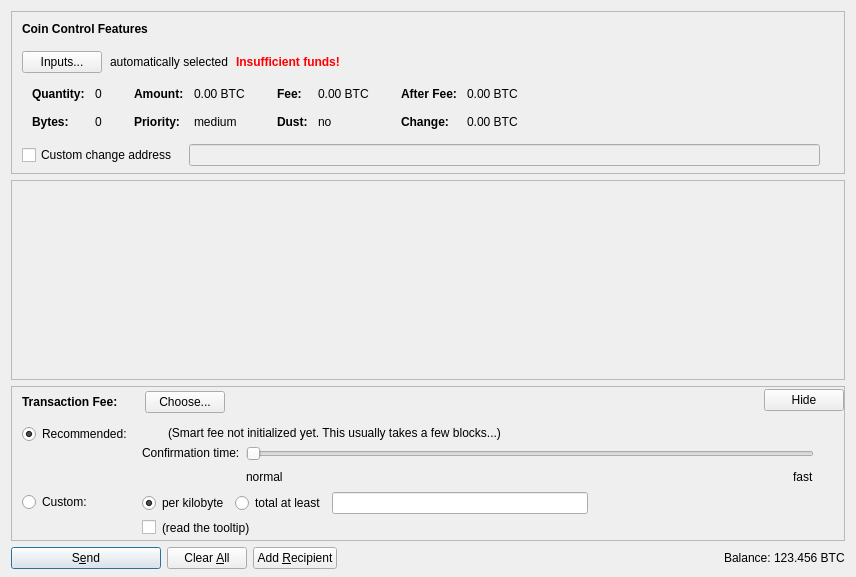
<?xml version="1.0" encoding="UTF-8"?>
<ui version="4.0">
 <class>SendCoinsDialog</class>
 <widget class="QDialog" name="SendCoinsDialog">
  <property name="geometry">
   <rect>
    <x>0</x>
    <y>0</y>
    <width>856</width>
    <height>577</height>
   </rect>
  </property>
  <property name="windowTitle">
   <string>Send Coins</string>
  </property>
  <layout class="QVBoxLayout" name="verticalLayout" stretch="0,1,0,0">
   <property name="bottomMargin">
    <number>8</number>
   </property>
   <item>
    <widget class="QFrame" name="frameCoinControl">
     <property name="sizePolicy">
      <sizepolicy hsizetype="Expanding" vsizetype="Expanding">
       <horstretch>0</horstretch>
       <verstretch>0</verstretch>
      </sizepolicy>
     </property>
     <property name="maximumSize">
      <size>
       <width>16777215</width>
       <height>16777215</height>
      </size>
     </property>
     <property name="frameShape">
      <enum>QFrame::StyledPanel</enum>
     </property>
     <property name="frameShadow">
      <enum>QFrame::Sunken</enum>
     </property>
     <layout class="QVBoxLayout" name="verticalLayoutCoinControl2">
      <property name="spacing">
       <number>0</number>
      </property>
      <property name="leftMargin">
       <number>0</number>
      </property>
      <property name="topMargin">
       <number>0</number>
      </property>
      <property name="rightMargin">
       <number>0</number>
      </property>
      <property name="bottomMargin">
       <number>6</number>
      </property>
      <item>
       <layout class="QVBoxLayout" name="verticalLayoutCoinControl" stretch="0,0,0,0,1">
        <property name="spacing">
         <number>0</number>
        </property>
        <property name="leftMargin">
         <number>10</number>
        </property>
        <property name="topMargin">
         <number>10</number>
        </property>
        <item>
         <layout class="QHBoxLayout" name="horizontalLayoutCoinControl1">
          <property name="bottomMargin">
           <number>15</number>
          </property>
          <item>
           <widget class="QLabel" name="labelCoinControlFeatures">
            <property name="sizePolicy">
             <sizepolicy hsizetype="Preferred" vsizetype="Maximum">
              <horstretch>0</horstretch>
              <verstretch>0</verstretch>
             </sizepolicy>
            </property>
            <property name="font">
             <font>
              <weight>75</weight>
              <bold>true</bold>
             </font>
            </property>
            <property name="styleSheet">
             <string notr="true">font-weight:bold;</string>
            </property>
            <property name="text">
             <string>Coin Control Features</string>
            </property>
           </widget>
          </item>
         </layout>
        </item>
        <item>
         <layout class="QHBoxLayout" name="horizontalLayoutCoinControl2" stretch="0,0,0,0">
          <property name="spacing">
           <number>8</number>
          </property>
          <property name="bottomMargin">
           <number>10</number>
          </property>
          <item>
           <widget class="QPushButton" name="pushButtonCoinControl">
            <property name="styleSheet">
             <string notr="true"/>
            </property>
            <property name="text">
             <string>Inputs...</string>
            </property>
            <property name="autoDefault">
             <bool>false</bool>
            </property>
           </widget>
          </item>
          <item>
           <widget class="QLabel" name="labelCoinControlAutomaticallySelected">
            <property name="text">
             <string>automatically selected</string>
            </property>
            <property name="margin">
             <number>5</number>
            </property>
           </widget>
          </item>
          <item>
           <widget class="QLabel" name="labelCoinControlInsuffFunds">
            <property name="font">
             <font>
              <weight>75</weight>
              <bold>true</bold>
             </font>
            </property>
            <property name="styleSheet">
             <string notr="true">color:red;font-weight:bold;</string>
            </property>
            <property name="text">
             <string>Insufficient funds!</string>
            </property>
            <property name="margin">
             <number>5</number>
            </property>
           </widget>
          </item>
          <item>
           <spacer name="horizontalSpacerCoinControl">
            <property name="orientation">
             <enum>Qt::Horizontal</enum>
            </property>
            <property name="sizeHint" stdset="0">
             <size>
              <width>40</width>
              <height>1</height>
             </size>
            </property>
           </spacer>
          </item>
         </layout>
        </item>
        <item>
         <widget class="QWidget" name="widgetCoinControl" native="true">
          <property name="sizePolicy">
           <sizepolicy hsizetype="Preferred" vsizetype="Preferred">
            <horstretch>0</horstretch>
            <verstretch>0</verstretch>
           </sizepolicy>
          </property>
          <property name="minimumSize">
           <size>
            <width>0</width>
            <height>0</height>
           </size>
          </property>
          <property name="styleSheet">
           <string notr="true"/>
          </property>
          <layout class="QHBoxLayout" name="horizontalLayoutCoinControl5">
           <property name="margin">
            <number>0</number>
           </property>
           <item>
            <layout class="QHBoxLayout" name="horizontalLayoutCoinControl3" stretch="0,0,0,1">
             <property name="spacing">
              <number>20</number>
             </property>
             <property name="topMargin">
              <number>0</number>
             </property>
             <property name="bottomMargin">
              <number>10</number>
             </property>
             <item>
              <layout class="QFormLayout" name="formLayoutCoinControl1">
               <property name="horizontalSpacing">
                <number>10</number>
               </property>
               <property name="verticalSpacing">
                <number>14</number>
               </property>
               <property name="leftMargin">
                <number>10</number>
               </property>
               <property name="topMargin">
                <number>4</number>
               </property>
               <property name="rightMargin">
                <number>6</number>
               </property>
               <item row="0" column="0">
                <widget class="QLabel" name="labelCoinControlQuantityText">
                 <property name="font">
                  <font>
                   <weight>75</weight>
                   <bold>true</bold>
                  </font>
                 </property>
                 <property name="text">
                  <string>Quantity:</string>
                 </property>
                 <property name="margin">
                  <number>0</number>
                 </property>
                </widget>
               </item>
               <item row="0" column="1">
                <widget class="QLabel" name="labelCoinControlQuantity">
                 <property name="cursor">
                  <cursorShape>IBeamCursor</cursorShape>
                 </property>
                 <property name="contextMenuPolicy">
                  <enum>Qt::ActionsContextMenu</enum>
                 </property>
                 <property name="text">
                  <string notr="true">0</string>
                 </property>
                 <property name="margin">
                  <number>0</number>
                 </property>
                 <property name="textInteractionFlags">
                  <set>Qt::LinksAccessibleByMouse|Qt::TextSelectableByKeyboard|Qt::TextSelectableByMouse</set>
                 </property>
                </widget>
               </item>
               <item row="1" column="0">
                <widget class="QLabel" name="labelCoinControlBytesText">
                 <property name="font">
                  <font>
                   <weight>75</weight>
                   <bold>true</bold>
                  </font>
                 </property>
                 <property name="text">
                  <string>Bytes:</string>
                 </property>
                </widget>
               </item>
               <item row="1" column="1">
                <widget class="QLabel" name="labelCoinControlBytes">
                 <property name="cursor">
                  <cursorShape>IBeamCursor</cursorShape>
                 </property>
                 <property name="contextMenuPolicy">
                  <enum>Qt::ActionsContextMenu</enum>
                 </property>
                 <property name="text">
                  <string notr="true">0</string>
                 </property>
                 <property name="textInteractionFlags">
                  <set>Qt::LinksAccessibleByMouse|Qt::TextSelectableByKeyboard|Qt::TextSelectableByMouse</set>
                 </property>
                </widget>
               </item>
              </layout>
             </item>
             <item>
              <layout class="QFormLayout" name="formLayoutCoinControl2">
               <property name="horizontalSpacing">
                <number>10</number>
               </property>
               <property name="verticalSpacing">
                <number>14</number>
               </property>
               <property name="leftMargin">
                <number>6</number>
               </property>
               <property name="topMargin">
                <number>4</number>
               </property>
               <property name="rightMargin">
                <number>6</number>
               </property>
               <item row="0" column="0">
                <widget class="QLabel" name="labelCoinControlAmountText">
                 <property name="font">
                  <font>
                   <weight>75</weight>
                   <bold>true</bold>
                  </font>
                 </property>
                 <property name="text">
                  <string>Amount:</string>
                 </property>
                 <property name="margin">
                  <number>0</number>
                 </property>
                </widget>
               </item>
               <item row="0" column="1">
                <widget class="QLabel" name="labelCoinControlAmount">
                 <property name="cursor">
                  <cursorShape>IBeamCursor</cursorShape>
                 </property>
                 <property name="contextMenuPolicy">
                  <enum>Qt::ActionsContextMenu</enum>
                 </property>
                 <property name="text">
                  <string notr="true">0.00 BTC</string>
                 </property>
                 <property name="textInteractionFlags">
                  <set>Qt::LinksAccessibleByMouse|Qt::TextSelectableByKeyboard|Qt::TextSelectableByMouse</set>
                 </property>
                </widget>
               </item>
               <item row="1" column="0">
                <widget class="QLabel" name="labelCoinControlPriorityText">
                 <property name="font">
                  <font>
                   <weight>75</weight>
                   <bold>true</bold>
                  </font>
                 </property>
                 <property name="text">
                  <string>Priority:</string>
                 </property>
                </widget>
               </item>
               <item row="1" column="1">
                <widget class="QLabel" name="labelCoinControlPriority">
                 <property name="cursor">
                  <cursorShape>IBeamCursor</cursorShape>
                 </property>
                 <property name="contextMenuPolicy">
                  <enum>Qt::ActionsContextMenu</enum>
                 </property>
                 <property name="text">
                  <string notr="true">medium</string>
                 </property>
                 <property name="textInteractionFlags">
                  <set>Qt::LinksAccessibleByMouse|Qt::TextSelectableByKeyboard|Qt::TextSelectableByMouse</set>
                 </property>
                </widget>
               </item>
              </layout>
             </item>
             <item>
              <layout class="QFormLayout" name="formLayoutCoinControl3">
               <property name="horizontalSpacing">
                <number>10</number>
               </property>
               <property name="verticalSpacing">
                <number>14</number>
               </property>
               <property name="leftMargin">
                <number>6</number>
               </property>
               <property name="topMargin">
                <number>4</number>
               </property>
               <property name="rightMargin">
                <number>6</number>
               </property>
               <item row="0" column="0">
                <widget class="QLabel" name="labelCoinControlFeeText">
                 <property name="font">
                  <font>
                   <weight>75</weight>
                   <bold>true</bold>
                  </font>
                 </property>
                 <property name="text">
                  <string>Fee:</string>
                 </property>
                 <property name="margin">
                  <number>0</number>
                 </property>
                </widget>
               </item>
               <item row="0" column="1">
                <widget class="QLabel" name="labelCoinControlFee">
                 <property name="cursor">
                  <cursorShape>IBeamCursor</cursorShape>
                 </property>
                 <property name="contextMenuPolicy">
                  <enum>Qt::ActionsContextMenu</enum>
                 </property>
                 <property name="text">
                  <string notr="true">0.00 BTC</string>
                 </property>
                 <property name="textInteractionFlags">
                  <set>Qt::LinksAccessibleByMouse|Qt::TextSelectableByKeyboard|Qt::TextSelectableByMouse</set>
                 </property>
                </widget>
               </item>
               <item row="1" column="0">
                <widget class="QLabel" name="labelCoinControlLowOutputText">
                 <property name="font">
                  <font>
                   <weight>75</weight>
                   <bold>true</bold>
                  </font>
                 </property>
                 <property name="text">
                  <string>Dust:</string>
                 </property>
                </widget>
               </item>
               <item row="1" column="1">
                <widget class="QLabel" name="labelCoinControlLowOutput">
                 <property name="cursor">
                  <cursorShape>IBeamCursor</cursorShape>
                 </property>
                 <property name="contextMenuPolicy">
                  <enum>Qt::ActionsContextMenu</enum>
                 </property>
                 <property name="text">
                  <string notr="true">no</string>
                 </property>
                 <property name="textInteractionFlags">
                  <set>Qt::LinksAccessibleByMouse|Qt::TextSelectableByKeyboard|Qt::TextSelectableByMouse</set>
                 </property>
                </widget>
               </item>
              </layout>
             </item>
             <item>
              <layout class="QFormLayout" name="formLayoutCoinControl4">
               <property name="horizontalSpacing">
                <number>10</number>
               </property>
               <property name="verticalSpacing">
                <number>14</number>
               </property>
               <property name="leftMargin">
                <number>6</number>
               </property>
               <property name="topMargin">
                <number>4</number>
               </property>
               <property name="rightMargin">
                <number>6</number>
               </property>
               <item row="0" column="0">
                <widget class="QLabel" name="labelCoinControlAfterFeeText">
                 <property name="font">
                  <font>
                   <weight>75</weight>
                   <bold>true</bold>
                  </font>
                 </property>
                 <property name="text">
                  <string>After Fee:</string>
                 </property>
                 <property name="margin">
                  <number>0</number>
                 </property>
                </widget>
               </item>
               <item row="0" column="1">
                <widget class="QLabel" name="labelCoinControlAfterFee">
                 <property name="cursor">
                  <cursorShape>IBeamCursor</cursorShape>
                 </property>
                 <property name="contextMenuPolicy">
                  <enum>Qt::ActionsContextMenu</enum>
                 </property>
                 <property name="text">
                  <string notr="true">0.00 BTC</string>
                 </property>
                 <property name="textInteractionFlags">
                  <set>Qt::LinksAccessibleByMouse|Qt::TextSelectableByKeyboard|Qt::TextSelectableByMouse</set>
                 </property>
                </widget>
               </item>
               <item row="1" column="0">
                <widget class="QLabel" name="labelCoinControlChangeText">
                 <property name="font">
                  <font>
                   <weight>75</weight>
                   <bold>true</bold>
                  </font>
                 </property>
                 <property name="text">
                  <string>Change:</string>
                 </property>
                </widget>
               </item>
               <item row="1" column="1">
                <widget class="QLabel" name="labelCoinControlChange">
                 <property name="cursor">
                  <cursorShape>IBeamCursor</cursorShape>
                 </property>
                 <property name="contextMenuPolicy">
                  <enum>Qt::ActionsContextMenu</enum>
                 </property>
                 <property name="text">
                  <string notr="true">0.00 BTC</string>
                 </property>
                 <property name="textInteractionFlags">
                  <set>Qt::LinksAccessibleByMouse|Qt::TextSelectableByKeyboard|Qt::TextSelectableByMouse</set>
                 </property>
                </widget>
               </item>
              </layout>
             </item>
            </layout>
           </item>
          </layout>
         </widget>
        </item>
        <item>
         <layout class="QHBoxLayout" name="horizontalLayoutCoinControl4" stretch="0,0,0">
          <property name="spacing">
           <number>12</number>
          </property>
          <property name="sizeConstraint">
           <enum>QLayout::SetDefaultConstraint</enum>
          </property>
          <property name="topMargin">
           <number>5</number>
          </property>
          <property name="rightMargin">
           <number>5</number>
          </property>
          <item>
           <widget class="QCheckBox" name="checkBoxCoinControlChange">
            <property name="toolTip">
             <string>If this is activated, but the change address is empty or invalid, change will be sent to a newly generated address.</string>
            </property>
            <property name="text">
             <string>Custom change address</string>
            </property>
           </widget>
          </item>
          <item>
           <widget class="QValidatedLineEdit" name="lineEditCoinControlChange">
            <property name="enabled">
             <bool>false</bool>
            </property>
            <property name="sizePolicy">
             <sizepolicy hsizetype="Expanding" vsizetype="Fixed">
              <horstretch>0</horstretch>
              <verstretch>0</verstretch>
             </sizepolicy>
            </property>
           </widget>
          </item>
          <item>
           <widget class="QLabel" name="labelCoinControlChangeLabel">
            <property name="sizePolicy">
             <sizepolicy hsizetype="Preferred" vsizetype="Expanding">
              <horstretch>0</horstretch>
              <verstretch>0</verstretch>
             </sizepolicy>
            </property>
            <property name="minimumSize">
             <size>
              <width>0</width>
              <height>0</height>
             </size>
            </property>
            <property name="text">
             <string/>
            </property>
            <property name="margin">
             <number>3</number>
            </property>
           </widget>
          </item>
         </layout>
        </item>
        <item>
         <spacer name="verticalSpacerCoinControl">
          <property name="orientation">
           <enum>Qt::Vertical</enum>
          </property>
          <property name="sizeHint" stdset="0">
           <size>
            <width>800</width>
            <height>1</height>
           </size>
          </property>
         </spacer>
        </item>
       </layout>
      </item>
     </layout>
    </widget>
   </item>
   <item>
    <widget class="QScrollArea" name="scrollArea">
     <property name="widgetResizable">
      <bool>true</bool>
     </property>
     <widget class="QWidget" name="scrollAreaWidgetContents">
      <property name="geometry">
       <rect>
        <x>0</x>
        <y>0</y>
        <width>840</width>
        <height>70</height>
       </rect>
      </property>
      <layout class="QVBoxLayout" name="verticalLayout_2" stretch="0">
       <property name="margin">
        <number>0</number>
       </property>
       <item>
        <layout class="QVBoxLayout" name="entries">
         <property name="spacing">
          <number>0</number>
         </property>
        </layout>
       </item>
      </layout>
     </widget>
    </widget>
   </item>
   <item>
    <widget class="QFrame" name="frameFee">
     <property name="sizePolicy">
      <sizepolicy hsizetype="Expanding" vsizetype="Expanding">
       <horstretch>0</horstretch>
       <verstretch>0</verstretch>
      </sizepolicy>
     </property>
     <property name="maximumSize">
      <size>
       <width>16777215</width>
       <height>16777215</height>
      </size>
     </property>
     <property name="frameShape">
      <enum>QFrame::StyledPanel</enum>
     </property>
     <property name="frameShadow">
      <enum>QFrame::Sunken</enum>
     </property>
     <layout class="QVBoxLayout" name="verticalLayoutFee1">
      <property name="spacing">
       <number>0</number>
      </property>
      <property name="margin">
       <number>0</number>
      </property>
      <item>
       <layout class="QVBoxLayout" name="verticalLayoutFee2" stretch="0,0,0">
        <property name="spacing">
         <number>0</number>
        </property>
        <property name="leftMargin">
         <number>10</number>
        </property>
        <property name="topMargin">
         <number>0</number>
        </property>
        <item>
         <layout class="QHBoxLayout" name="horizontalLayoutFee1">
          <property name="bottomMargin">
           <number>0</number>
          </property>
          <item>
           <layout class="QVBoxLayout" name="verticalLayoutFee7">
            <property name="spacing">
             <number>0</number>
            </property>
            <item>
             <spacer name="verticalSpacerSmartFee">
              <property name="orientation">
               <enum>Qt::Vertical</enum>
              </property>
              <property name="sizeType">
               <enum>QSizePolicy::Fixed</enum>
              </property>
              <property name="sizeHint" stdset="0">
               <size>
                <width>1</width>
                <height>4</height>
               </size>
              </property>
             </spacer>
            </item>
            <item>
             <layout class="QHBoxLayout" name="horizontalLayoutSmartFee">
              <property name="spacing">
               <number>10</number>
              </property>
              <item>
               <widget class="QLabel" name="labelFeeHeadline">
                <property name="sizePolicy">
                 <sizepolicy hsizetype="Preferred" vsizetype="Maximum">
                  <horstretch>0</horstretch>
                  <verstretch>0</verstretch>
                 </sizepolicy>
                </property>
                <property name="font">
                 <font>
                  <weight>75</weight>
                  <bold>true</bold>
                 </font>
                </property>
                <property name="styleSheet">
                 <string notr="true">font-weight:bold;</string>
                </property>
                <property name="text">
                 <string>Transaction Fee:</string>
                </property>
               </widget>
              </item>
              <item>
               <widget class="QLabel" name="labelFeeMinimized">
                <property name="text">
                 <string/>
                </property>
               </widget>
              </item>
              <item>
               <widget class="QPushButton" name="buttonChooseFee">
                <property name="text">
                 <string>Choose...</string>
                </property>
               </widget>
              </item>
             </layout>
            </item>
            <item>
             <spacer name="verticalSpacer_5">
              <property name="orientation">
               <enum>Qt::Vertical</enum>
              </property>
              <property name="sizeHint" stdset="0">
               <size>
                <width>1</width>
                <height>1</height>
               </size>
              </property>
             </spacer>
            </item>
           </layout>
          </item>
          <item>
           <spacer name="horizontalSpacer_4">
            <property name="orientation">
             <enum>Qt::Horizontal</enum>
            </property>
            <property name="sizeHint" stdset="0">
             <size>
              <width>40</width>
              <height>20</height>
             </size>
            </property>
           </spacer>
          </item>
          <item>
           <widget class="QPushButton" name="buttonMinimizeFee">
            <property name="toolTip">
             <string>collapse fee-settings</string>
            </property>
            <property name="text">
             <string>Hide</string>
            </property>
           </widget>
          </item>
         </layout>
        </item>
        <item>
         <widget class="QFrame" name="frameFeeSelection">
          <layout class="QVBoxLayout" name="verticalLayoutFee12">
           <property name="spacing">
            <number>0</number>
           </property>
           <property name="margin">
            <number>0</number>
           </property>
           <item>
            <layout class="QGridLayout" name="gridLayoutFee">
             <property name="topMargin">
              <number>10</number>
             </property>
             <property name="bottomMargin">
              <number>4</number>
             </property>
             <property name="horizontalSpacing">
              <number>10</number>
             </property>
             <property name="verticalSpacing">
              <number>4</number>
             </property>
             <item row="1" column="1">
              <layout class="QVBoxLayout" name="verticalLayoutFee8">
               <property name="spacing">
                <number>6</number>
               </property>
               <item>
                <layout class="QHBoxLayout" name="horizontalLayoutFee13">
                 <item>
                  <widget class="QRadioButton" name="radioCustomPerKilobyte">
                   <property name="toolTip">
                    <string>If the custom fee is set to 1000 satoshis and the transaction is only 250 bytes, then &quot;per kilobyte&quot; only pays 250 satoshis in fee, while &quot;total at least&quot; pays 1000 satoshis. For transactions bigger than a kilobyte both pay by kilobyte.</string>
                   </property>
                   <property name="text">
                    <string>per kilobyte</string>
                   </property>
                   <property name="checked">
                    <bool>true</bool>
                   </property>
                   <attribute name="buttonGroup">
                    <string notr="true">groupCustomFee</string>
                   </attribute>
                  </widget>
                 </item>
                 <item>
                  <widget class="QRadioButton" name="radioCustomAtLeast">
                   <property name="toolTip">
                    <string>If the custom fee is set to 1000 satoshis and the transaction is only 250 bytes, then &quot;per kilobyte&quot; only pays 250 satoshis in fee, while &quot;total at least&quot; pays 1000 satoshis. For transactions bigger than a kilobyte both pay by kilobyte.</string>
                   </property>
                   <property name="text">
                    <string>total at least</string>
                   </property>
                   <attribute name="buttonGroup">
                    <string notr="true">groupCustomFee</string>
                   </attribute>
                  </widget>
                 </item>
                 <item>
                  <widget class="BitcoinAmountField" name="customFee"/>
                 </item>
                 <item>
                  <spacer name="horizontalSpacer_6">
                   <property name="orientation">
                    <enum>Qt::Horizontal</enum>
                   </property>
                   <property name="sizeHint" stdset="0">
                    <size>
                     <width>1</width>
                     <height>1</height>
                    </size>
                   </property>
                  </spacer>
                 </item>
                </layout>
               </item>
               <item>
                <layout class="QHBoxLayout" name="horizontalLayoutFee8">
                 <item>
                  <widget class="QCheckBox" name="checkBoxMinimumFee">
                   <property name="toolTip">
                    <string>Paying only the minimum fee is just fine as long as there is less transaction volume than space in the blocks. But be aware that this can end up in a never confirming transaction once there is more demand for bitcoin transactions than the network can process.</string>
                   </property>
                   <property name="text">
                    <string/>
                   </property>
                  </widget>
                 </item>
                 <item>
                  <widget class="QLabel" name="labelMinFeeWarning">
                   <property name="enabled">
                    <bool>true</bool>
                   </property>
                   <property name="toolTip">
                    <string>Paying only the minimum fee is just fine as long as there is less transaction volume than space in the blocks. But be aware that this can end up in a never confirming transaction once there is more demand for bitcoin transactions than the network can process.</string>
                   </property>
                   <property name="text">
                    <string>(read the tooltip)</string>
                   </property>
                   <property name="margin">
                    <number>5</number>
                   </property>
                  </widget>
                 </item>
                 <item>
                  <spacer name="horizontalSpacer_2">
                   <property name="orientation">
                    <enum>Qt::Horizontal</enum>
                   </property>
                   <property name="sizeHint" stdset="0">
                    <size>
                     <width>1</width>
                     <height>1</height>
                    </size>
                   </property>
                  </spacer>
                 </item>
                </layout>
               </item>
              </layout>
             </item>
             <item row="0" column="0">
              <layout class="QVBoxLayout" name="verticalLayoutFee4" stretch="0,1">
               <item>
                <widget class="QRadioButton" name="radioSmartFee">
                 <property name="text">
                  <string>Recommended:</string>
                 </property>
                 <property name="checked">
                  <bool>true</bool>
                 </property>
                 <attribute name="buttonGroup">
                  <string notr="true">groupFee</string>
                 </attribute>
                </widget>
               </item>
               <item>
                <spacer name="verticalSpacer_2">
                 <property name="orientation">
                  <enum>Qt::Vertical</enum>
                 </property>
                 <property name="sizeHint" stdset="0">
                  <size>
                   <width>1</width>
                   <height>1</height>
                  </size>
                 </property>
                </spacer>
               </item>
              </layout>
             </item>
             <item row="1" column="0">
              <layout class="QVBoxLayout" name="verticalLayoutFee9" stretch="0,1">
               <item>
                <widget class="QRadioButton" name="radioCustomFee">
                 <property name="text">
                  <string>Custom:</string>
                 </property>
                 <attribute name="buttonGroup">
                  <string notr="true">groupFee</string>
                 </attribute>
                </widget>
               </item>
               <item>
                <spacer name="verticalSpacer_6">
                 <property name="orientation">
                  <enum>Qt::Vertical</enum>
                 </property>
                 <property name="sizeHint" stdset="0">
                  <size>
                   <width>1</width>
                   <height>1</height>
                  </size>
                 </property>
                </spacer>
               </item>
              </layout>
             </item>
             <item row="0" column="1">
              <layout class="QVBoxLayout" name="verticalLayoutFee3" stretch="0,0,1">
               <property name="spacing">
                <number>6</number>
               </property>
               <property name="topMargin">
                <number>2</number>
               </property>
               <item>
                <layout class="QHBoxLayout" name="horizontalLayoutFee12">
                 <item>
                  <widget class="QLabel" name="labelSmartFee">
                   <property name="text">
                    <string/>
                   </property>
                   <property name="margin">
                    <number>2</number>
                   </property>
                  </widget>
                 </item>
                 <item>
                  <widget class="QLabel" name="labelFeeEstimation">
                   <property name="text">
                    <string/>
                   </property>
                  </widget>
                 </item>
                 <item>
                  <widget class="QLabel" name="labelSmartFee2">
                   <property name="text">
                    <string>(Smart fee not initialized yet. This usually takes a few blocks...)</string>
                   </property>
                   <property name="margin">
                    <number>2</number>
                   </property>
                  </widget>
                 </item>
                 <item>
                  <spacer name="horizontalSpacer_5">
                   <property name="orientation">
                    <enum>Qt::Horizontal</enum>
                   </property>
                   <property name="sizeHint" stdset="0">
                    <size>
                     <width>1</width>
                     <height>1</height>
                    </size>
                   </property>
                  </spacer>
                 </item>
                </layout>
               </item>
               <item>
                <layout class="QHBoxLayout" name="horizontalLayoutFee9">
                 <item>
                  <layout class="QVBoxLayout" name="verticalLayoutFee6">
                   <item>
                    <widget class="QLabel" name="labelSmartFee3">
                     <property name="text">
                      <string>Confirmation time:</string>
                     </property>
                     <property name="margin">
                      <number>2</number>
                     </property>
                    </widget>
                   </item>
                   <item>
                    <spacer name="verticalSpacer_3">
                     <property name="orientation">
                      <enum>Qt::Vertical</enum>
                     </property>
                     <property name="sizeHint" stdset="0">
                      <size>
                       <width>1</width>
                       <height>1</height>
                      </size>
                     </property>
                    </spacer>
                   </item>
                  </layout>
                 </item>
                 <item>
                  <layout class="QVBoxLayout" name="verticalLayoutFee5">
                   <property name="rightMargin">
                    <number>30</number>
                   </property>
                   <item>
                    <widget class="QSlider" name="sliderSmartFee">
                     <property name="minimum">
                      <number>0</number>
                     </property>
                     <property name="maximum">
                      <number>24</number>
                     </property>
                     <property name="pageStep">
                      <number>1</number>
                     </property>
                     <property name="value">
                      <number>0</number>
                     </property>
                     <property name="orientation">
                      <enum>Qt::Horizontal</enum>
                     </property>
                     <property name="invertedAppearance">
                      <bool>false</bool>
                     </property>
                     <property name="invertedControls">
                      <bool>false</bool>
                     </property>
                     <property name="tickPosition">
                      <enum>QSlider::NoTicks</enum>
                     </property>
                    </widget>
                   </item>
                   <item>
                    <layout class="QHBoxLayout" name="horizontalLayoutFee10">
                     <item>
                      <widget class="QLabel" name="labelSmartFeeNormal">
                       <property name="text">
                        <string>normal</string>
                       </property>
                      </widget>
                     </item>
                     <item>
                      <spacer name="horizontalSpacer_3">
                       <property name="orientation">
                        <enum>Qt::Horizontal</enum>
                       </property>
                       <property name="sizeHint" stdset="0">
                        <size>
                         <width>40</width>
                         <height>20</height>
                        </size>
                       </property>
                      </spacer>
                     </item>
                     <item>
                      <widget class="QLabel" name="labelSmartFeeFast">
                       <property name="text">
                        <string>fast</string>
                       </property>
                      </widget>
                     </item>
                    </layout>
                   </item>
                  </layout>
                 </item>
                </layout>
               </item>
               <item>
                <spacer name="verticalSpacer_4">
                 <property name="orientation">
                  <enum>Qt::Vertical</enum>
                 </property>
                 <property name="sizeHint" stdset="0">
                  <size>
                   <width>1</width>
                   <height>1</height>
                  </size>
                 </property>
                </spacer>
               </item>
              </layout>
             </item>
            </layout>
           </item>
          </layout>
         </widget>
        </item>
        <item>
         <spacer name="verticalSpacerFee">
          <property name="orientation">
           <enum>Qt::Vertical</enum>
          </property>
          <property name="sizeHint" stdset="0">
           <size>
            <width>800</width>
            <height>1</height>
           </size>
          </property>
         </spacer>
        </item>
       </layout>
      </item>
     </layout>
    </widget>
   </item>
   <item>
    <layout class="QHBoxLayout" name="horizontalLayout">
     <item>
      <widget class="QPushButton" name="sendButton">
       <property name="minimumSize">
        <size>
         <width>150</width>
         <height>0</height>
        </size>
       </property>
       <property name="toolTip">
        <string>Confirm the send action</string>
       </property>
       <property name="text">
        <string>S&amp;end</string>
       </property>
       <property name="icon">
        <iconset resource="../bitcoin.qrc">
         <normaloff>:/icons/send</normaloff>:/icons/send</iconset>
       </property>
       <property name="autoDefault">
        <bool>false</bool>
       </property>
       <property name="default">
        <bool>true</bool>
       </property>
      </widget>
     </item>
     <item>
      <widget class="QPushButton" name="clearButton">
       <property name="sizePolicy">
        <sizepolicy hsizetype="Minimum" vsizetype="Fixed">
         <horstretch>0</horstretch>
         <verstretch>0</verstretch>
        </sizepolicy>
       </property>
       <property name="toolTip">
        <string>Clear all fields of the form.</string>
       </property>
       <property name="text">
        <string>Clear &amp;All</string>
       </property>
       <property name="icon">
        <iconset resource="../bitcoin.qrc">
         <normaloff>:/icons/remove</normaloff>:/icons/remove</iconset>
       </property>
       <property name="autoDefault">
        <bool>false</bool>
       </property>
      </widget>
     </item>
     <item>
      <widget class="QPushButton" name="addButton">
       <property name="toolTip">
        <string>Send to multiple recipients at once</string>
       </property>
       <property name="text">
        <string>Add &amp;Recipient</string>
       </property>
       <property name="icon">
        <iconset resource="../bitcoin.qrc">
         <normaloff>:/icons/add</normaloff>:/icons/add</iconset>
       </property>
       <property name="autoDefault">
        <bool>false</bool>
       </property>
      </widget>
     </item>
     <item>
      <spacer name="horizontalSpacer">
       <property name="orientation">
        <enum>Qt::Horizontal</enum>
       </property>
       <property name="sizeHint" stdset="0">
        <size>
         <width>40</width>
         <height>20</height>
        </size>
       </property>
      </spacer>
     </item>
     <item>
      <layout class="QHBoxLayout" name="horizontalLayout_2">
       <property name="spacing">
        <number>3</number>
       </property>
       <item>
        <widget class="QLabel" name="label">
         <property name="sizePolicy">
          <sizepolicy hsizetype="Preferred" vsizetype="Fixed">
           <horstretch>0</horstretch>
           <verstretch>0</verstretch>
          </sizepolicy>
         </property>
         <property name="text">
          <string>Balance:</string>
         </property>
        </widget>
       </item>
       <item>
        <widget class="QLabel" name="labelBalance">
         <property name="sizePolicy">
          <sizepolicy hsizetype="Preferred" vsizetype="Fixed">
           <horstretch>0</horstretch>
           <verstretch>0</verstretch>
          </sizepolicy>
         </property>
         <property name="cursor">
          <cursorShape>IBeamCursor</cursorShape>
         </property>
         <property name="text">
          <string notr="true">123.456 BTC</string>
         </property>
         <property name="textInteractionFlags">
          <set>Qt::LinksAccessibleByMouse|Qt::TextSelectableByKeyboard|Qt::TextSelectableByMouse</set>
         </property>
        </widget>
       </item>
      </layout>
     </item>
    </layout>
   </item>
  </layout>
 </widget>
 <customwidgets>
  <customwidget>
   <class>BitcoinAmountField</class>
   <extends>QLineEdit</extends>
   <header>bitcoinamountfield.h</header>
   <container>1</container>
  </customwidget>
  <customwidget>
   <class>QValidatedLineEdit</class>
   <extends>QLineEdit</extends>
   <header>qvalidatedlineedit.h</header>
  </customwidget>
 </customwidgets>
 <resources>
  <include location="../bitcoin.qrc"/>
 </resources>
 <connections/>
 <buttongroups>
  <buttongroup name="groupCustomFee"/>
  <buttongroup name="groupFee"/>
 </buttongroups>
</ui>
